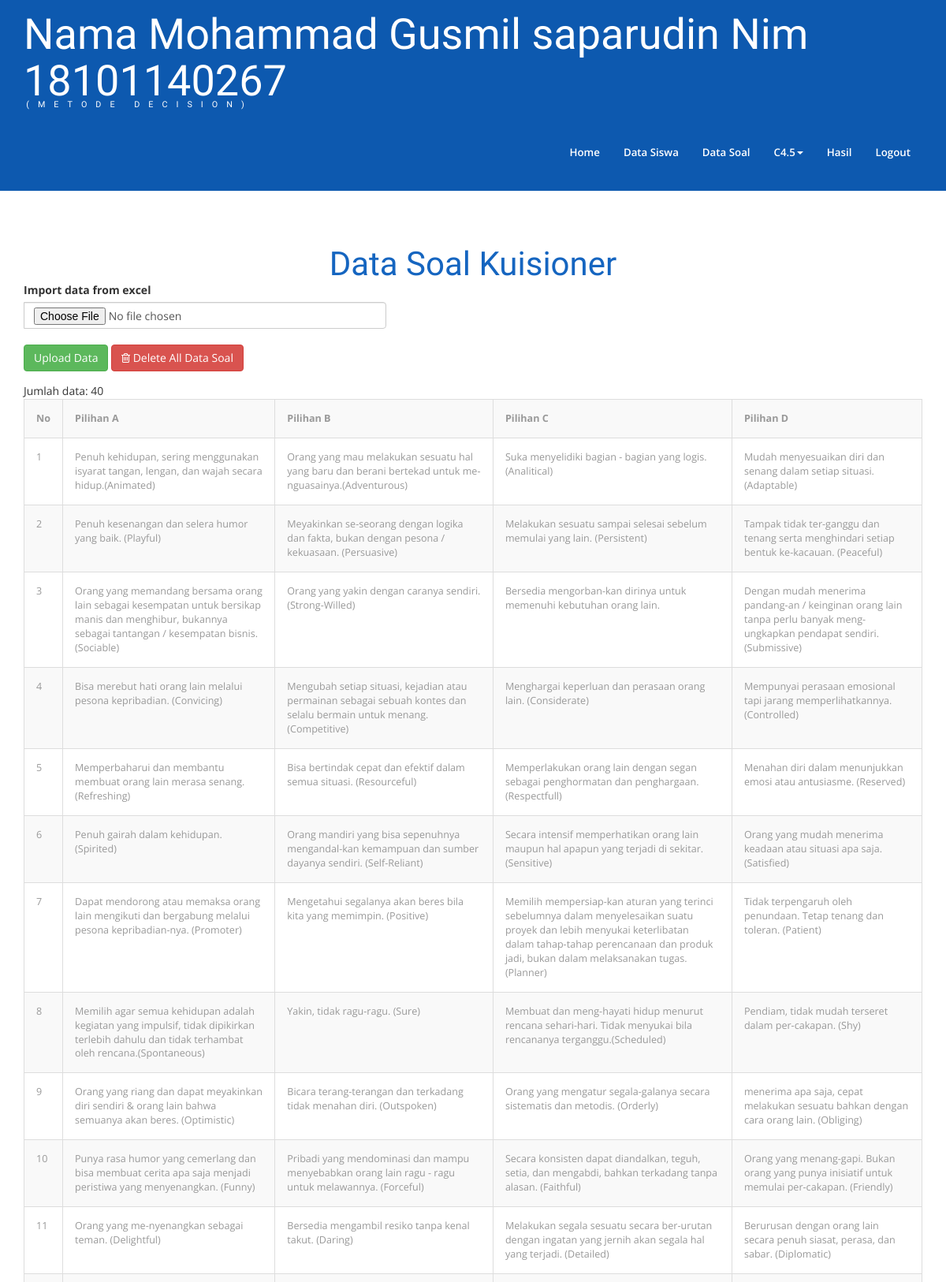
The page /index.php?menu=data_soal (signed in, upper part) on the database its author committed.
### tables this page shows
CREATE TABLE `data_soal` (
  `id` int(11) NOT NULL,
  `pilihan_a` text DEFAULT NULL,
  `pilihan_b` text DEFAULT NULL,
  `pilihan_c` text DEFAULT NULL,
  `pilihan_d` text DEFAULT NULL
);

### database.php (called while the page is built, shortened)
<?php
class database {
    private $servername;
    private $user_db;
    private $password_db;
    private $database;
    private $koneksi;
    function database() {
        return $this->connect_db();
    }
    function load_conf_db() {
        $path = dirname(__FILE__) . '/koneksi.php';
        if (file_exists($path)) {
            $conf = include $path;
            $this->servername = @$conf['host'];
            $this->database = @$conf['dbname'];
            $this->user_db = @$conf['username'];
            $this->password_db = @$conf['password'];
        }
    }
    public function connect_db() {
        $this->koneksi = mysqli_connect($this->servername, $this->user_db, $this->password_db, $this->database);
        return $this->koneksi;
    }
    function db_query($sql) {
        $conn = $this->koneksi;
        return mysqli_query($conn, $sql);
    }
    function db_fetch_array($result) {
        return mysqli_fetch_array($result);
    }
    function db_num_rows($result) {
        return mysqli_num_rows($result);
    }
}
?>

### koneksi.php (called while the page is built)
<?php
return array(
    'host' => "localhost",
    'username' => "root",
    'password' => "",
    'dbname' => "tugas_decision",
);
?>

### data_soal.php (the view, shortened to what this page needs)
<?php
include_once "database.php";
?>
<div class="content">
    <div class="typo-w3">
        <div class="container">
            <h2 class="tittle">Data Soal Kuisioner</h2>
            <?php
            $db_object = new database();
                    ?>
                <?php
            $sql = "SELECT soal.* FROM data_soal soal ORDER BY id";
            $query = $db_object->db_query($sql);
            $jumlah = $db_object->db_num_rows($query);
            ?>
            <div class="row">
                <div class="col-md-12">
                    <form method="post" enctype="multipart/form-data" action="">
                        <div class="form-group">
                            <div class="input-group">
                                <label>Import data from excel</label>
                                <input name="file_data_soal" type="file" class="form-control">
                            </div>
                        </div>
                        <div class="form-group">
                            <input name="submit" type="submit" value="Upload Data" class="btn btn-success">
                            <button name="delete" type="submit"  class="btn btn-danger" onclick="">
                                <i class="fa fa-trash-o"></i> Delete All Data Soal
                            </button>
                        </div>
                    </form>
                    <?php
                    echo "Jumlah data: " . $jumlah . "<br>";
                    if ($jumlah == 0) {
                        echo "Data kosong...";
                    } else {
                        ?>
                        <table class='table table-bordered table-striped  table-hover'>
                            <tr>
                                <th>No</th>
                                <th>Pilihan A</th>
                                <th>Pilihan B</th>
                                <th>Pilihan C</th>
                                <th>Pilihan D</th>
                            </tr>
    <?php
    $no = 1;
    while ($row = $db_object->db_fetch_array($query)) {
        echo "<tr>";
        echo "<td>" . $no . "</td>";
        echo "<td>" . $row['pilihan_a'] . "</td>";
        echo "<td>" . $row['pilihan_b'] . "</td>";
        echo "<td>" . $row['pilihan_c'] . "</td>";
        echo "<td>" . $row['pilihan_d'] . "</td>";
        echo "</tr>";
        $no++;
    }
    ?>
                        </table>
                            <?php
                        }
                        ?>
                </div>
            </div>
        </div>
    </div>
</div>

### css/style.css (style rules this page uses)
h1,h2,h3,h4,h5,h6 { padding:0 0; margin:0 0; font-family: 'Cagliostro', sans-serif; }
body { padding:0 0; margin:0 0; font-family: 'Open Sans', sans-serif; }
h2.tittle { text-align: center; font-size: 3em; color: #1565C0; }
.typo-w3 { padding: 5em 0; }
.table > thead > tr > th, .table > tbody > tr > th, .table > tfoot > tr > th, .table > thead > tr > td, .table > tbody > tr > td, .table > tfoot > tr > td { border-top: none !important; }
.table td, .table>tbody>tr>td, .table>tbody>tr>th, .table>tfoot>tr>td, .table>tfoot>tr>th, .table>thead>tr>td, .table>thead>tr>th { padding: 15px!important; }
.table > thead > tr > th, .table > tbody > tr > th, .table > tfoot > tr > th, .table > thead > tr > td, .table > tbody > tr > td, .table > tfoot > tr > td { font-size: 0.9em; color: #999; border-top: none !important; }
.input-group { margin-bottom: 20px; }

### rows shown on the page
data_soal: pilihan_a "Penuh kehidupan, sering menggunakan isyarat tangan, lengan, dan wajah secara hidup.(Animated)", pilihan_b "Orang yang mau melakukan sesuatu hal yang baru dan berani bertekad untuk me-nguasainya.(Adventurous)", pilihan_c "Suka menyelidiki bagian - bagian yang logis. (Analitical)", pilihan_d "Mudah menyesuaikan diri dan senang dalam setiap situasi. (Adaptable)"
data_soal: pilihan_a "Penuh kesenangan dan selera humor yang baik. (Playful)", pilihan_b "Meyakinkan se-seorang dengan logika dan fakta, bukan dengan pesona / kekuasaan. (Persuasive)", pilihan_c "Melakukan sesuatu sampai selesai sebelum memulai yang lain. (Persistent)", pilihan_d "Tampak tidak ter-ganggu dan tenang serta menghindari setiap bentuk ke-kacauan. (Peaceful)"
data_soal: pilihan_a "Orang yang memandang bersama orang lain sebagai kesempatan untuk bersikap manis dan menghibur, bukannya sebagai tantangan / kesempatan bisnis. (Sociable)", pilihan_b "Orang yang yakin dengan caranya sendiri. (Strong-Willed)", pilihan_c "Bersedia mengorban-kan dirinya untuk memenuhi kebutuhan orang lain.", pilihan_d "Dengan mudah menerima pandang-an / keinginan orang lain tanpa perlu banyak meng-ungkapkan pendapat sendiri. (Submissive)"
data_soal: pilihan_a "Bisa merebut hati orang lain melalui pesona kepribadian. (Convicing)", pilihan_b "Mengubah setiap situasi, kejadian atau permainan sebagai sebuah kontes dan selalu bermain untuk menang. (Competitive)", pilihan_c "Menghargai keperluan dan perasaan orang lain. (Considerate)", pilihan_d "Mempunyai perasaan emosional tapi jarang memperlihatkannya. (Controlled)"
data_soal: pilihan_a "Memperbaharui dan membantu membuat orang lain merasa senang. (Refreshing)", pilihan_b "Bisa bertindak cepat dan efektif dalam semua situasi. (Resourceful)", pilihan_c "Memperlakukan orang lain dengan segan sebagai penghormatan dan penghargaan. (Respectfull)", pilihan_d "Menahan diri dalam menunjukkan emosi atau antusiasme. (Reserved)"
data_soal: pilihan_a "Penuh gairah dalam kehidupan. (Spirited)", pilihan_b "Orang mandiri yang bisa sepenuhnya mengandal-kan kemampuan dan sumber dayanya sendiri. (Self-Reliant)", pilihan_c "Secara intensif memperhatikan orang lain maupun hal apapun yang terjadi di sekitar. (Sensitive)", pilihan_d "Orang yang mudah menerima keadaan atau situasi apa saja. (Satisfied)"
data_soal: pilihan_a "Dapat mendorong atau memaksa orang lain mengikuti dan bergabung melalui pesona kepribadian-nya. (Promoter)", pilihan_b "Mengetahui segalanya akan beres bila kita yang memimpin. (Positive)", pilihan_c "Memilih mempersiap-kan aturan yang terinci sebelumnya dalam menyelesaikan suatu proyek dan lebih menyukai keterlibatan dalam tahap-tahap perencanaan dan produk jadi, bukan dalam melaksanakan tugas. (Planner)", pilihan_d "Tidak terpengaruh oleh penundaan. Tetap tenang dan toleran. (Patient)"
data_soal: pilihan_a "Memilih agar semua kehidupan adalah kegiatan yang impulsif, tidak dipikirkan terlebih dahulu dan tidak terhambat oleh rencana.(Spontaneous)", pilihan_b "Yakin, tidak ragu-ragu. (Sure)", pilihan_c "Membuat dan meng-hayati hidup menurut rencana sehari-hari. Tidak menyukai bila rencananya terganggu.(Scheduled)", pilihan_d "Pendiam, tidak mudah terseret dalam per-cakapan. (Shy)"
data_soal: pilihan_a "Orang yang riang dan dapat meyakinkan diri sendiri & orang lain bahwa semuanya akan beres. (Optimistic)", pilihan_b "Bicara terang-terangan dan terkadang tidak menahan diri. (Outspoken)", pilihan_c "Orang yang mengatur segala-galanya secara sistematis dan metodis. (Orderly)", pilihan_d "menerima apa saja, cepat melakukan sesuatu bahkan dengan cara orang lain. (Obliging)"
data_soal: pilihan_a "Punya rasa humor yang cemerlang dan bisa membuat cerita apa saja menjadi peristiwa yang menyenangkan. (Funny)", pilihan_b "Pribadi yang mendominasi dan mampu menyebabkan orang lain ragu - ragu untuk melawannya. (Forceful)", pilihan_c "Secara konsisten dapat diandalkan, teguh, setia, dan mengabdi, bahkan terkadang tanpa alasan. (Faithful)", pilihan_d "Orang yang menang-gapi. Bukan orang yang punya inisiatif untuk memulai per-cakapan. (Friendly)"
data_soal: pilihan_a "Orang yang me-nyenangkan sebagai teman. (Delightful)", pilihan_b "Bersedia mengambil resiko tanpa kenal takut. (Daring)", pilihan_c "Melakukan segala sesuatu secara ber-urutan dengan ingatan yang jernih akan segala hal yang terjadi. (Detailed)", pilihan_d "Berurusan dengan orang lain secara penuh siasat, perasa, dan sabar. (Diplomatic)"

### other values the page prints
$jumlah "40"
